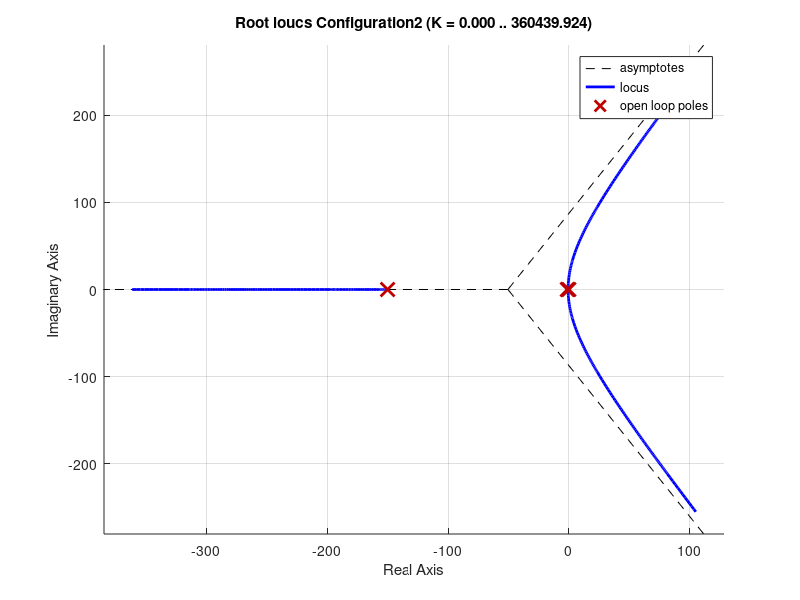

MATLAB code for this plot: (Note: this script raises an error after producing the figure.)
%% Plot of the root locus of Configuration 2
Configuration2 = tf([76.32],[1 151.32 198 0]);
% rlocus(Configuration2);
%% Plot of the root locus with the damping ratio line
hold on
rlocus(Configuration2);
syms t;
fplot(-1.4016*t);